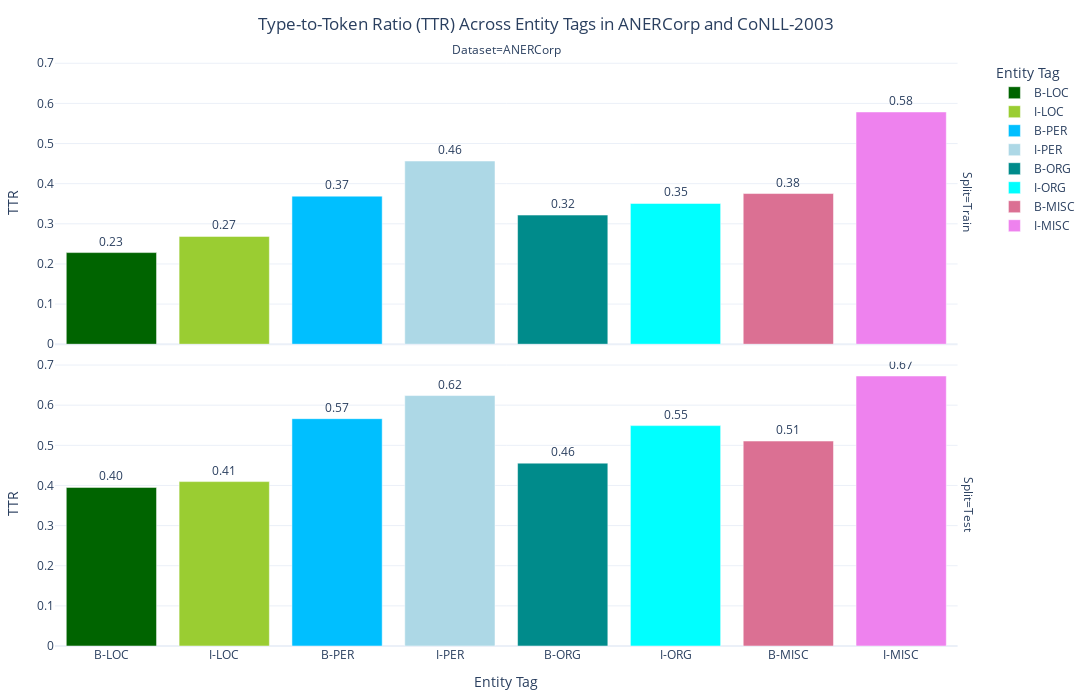

Here is the notebook cell this chart was saved with:
### Markdown cell above
# Lexical Diversity

### Code cell
# Initialize the TTR visualizer
ttr_visualizer = EntityTagTTRVisualizer(anercorp)

# Preprocess the data
ttr_visualizer.preprocess_data()

# # Plot TTR bar chart for Train split
# ttr_visualizer.plot_bar_chart('Train')

# # Plot TTR bar chart for Test split
# ttr_visualizer.plot_bar_chart('Test')

# Plot faceted bar chart (Train/Test together)
ttr_visualizer.plot_faceted_bar_chart()

### Figure 1 — Plotly figure (JSON) as saved in the notebook; plotly's stock layout.template omitted (floating-point values rounded to 4 significant figures)
{"data": [{"alignmentgroup": "True", "hovertemplate": "Entity Tag=%{x}<br>Split=Train<br>Dataset=ANERCorp<br>TTR=%{text}<extra></extra>", "legendgroup": "B-LOC", "marker": {"color": "darkgreen", "pattern": {"shape": ""}}, "name": "B-LOC", "offsetgroup": "B-LOC", "orientation": "v", "showlegend": true, "text": [0.2283], "textposition": "outside", "texttemplate": "%{text:.2f}", "type": "bar", "x": ["B-LOC"], "xaxis": "x2", "y": [0.2283], "yaxis": "y2"}, {"alignmentgroup": "True", "hovertemplate": "Entity Tag=%{x}<br>Split=Test<br>Dataset=ANERCorp<br>TTR=%{text}<extra></extra>", "legendgroup": "B-LOC", "marker": {"color": "darkgreen", "pattern": {"shape": ""}}, "name": "B-LOC", "offsetgroup": "B-LOC", "orientation": "v", "showlegend": false, "text": [0.3952], "textposition": "outside", "texttemplate": "%{text:.2f}", "type": "bar", "x": ["B-LOC"], "xaxis": "x", "y": [0.3952], "yaxis": "y"}, {"alignmentgroup": "True", "hovertemplate": "Entity Tag=%{x}<br>Split=Train<br>Dataset=ANERCorp<br>TTR=%{text}<extra></extra>", "legendgroup": "I-LOC", "marker": {"color": "yellowgreen", "pattern": {"shape": ""}}, "name": "I-LOC", "offsetgroup": "I-LOC", "orientation": "v", "showlegend": true, "text": [0.2686], "textposition": "outside", "texttemplate": "%{text:.2f}", "type": "bar", "x": ["I-LOC"], "xaxis": "x2", "y": [0.2686], "yaxis": "y2"}, {"alignmentgroup": "True", "hovertemplate": "Entity Tag=%{x}<br>Split=Test<br>Dataset=ANERCorp<br>TTR=%{text}<extra></extra>", "legendgroup": "I-LOC", "marker": {"color": "yellowgreen", "pattern": {"shape": ""}}, "name": "I-LOC", "offsetgroup": "I-LOC", "orientation": "v", "showlegend": false, "text": [0.4096], "textposition": "outside", "texttemplate": "%{text:.2f}", "type": "bar", "x": ["I-LOC"], "xaxis": "x", "y": [0.4096], "yaxis": "y"}, {"alignmentgroup": "True", "hovertemplate": "Entity Tag=%{x}<br>Split=Train<br>Dataset=ANERCorp<br>TTR=%{text}<extra></extra>", "legendgroup": "B-PER", "marker": {"color": "deepskyblue", "pattern": {"shape": ""}}, "name": "B-PER", "offsetgroup": "B-PER", "orientation": "v", "showlegend": true, "text": [0.3689], "textposition": "outside", "texttemplate": "%{text:.2f}", "type": "bar", "x": ["B-PER"], "xaxis": "x2", "y": [0.3689], "yaxis": "y2"}, {"alignmentgroup": "True", "hovertemplate": "Entity Tag=%{x}<br>Split=Test<br>Dataset=ANERCorp<br>TTR=%{text}<extra></extra>", "legendgroup": "B-PER", "marker": {"color": "deepskyblue", "pattern": {"shape": ""}}, "name": "B-PER", "offsetgroup": "B-PER", "orientation": "v", "showlegend": false, "text": [0.5664], "textposition": "outside", "texttemplate": "%{text:.2f}", "type": "bar", "x": ["B-PER"], "xaxis": "x", "y": [0.5664], "yaxis": "y"}, {"alignmentgroup": "True", "hovertemplate": "Entity Tag=%{x}<br>Split=Train<br>Dataset=ANERCorp<br>TTR=%{text}<extra></extra>", "legendgroup": "I-PER", "marker": {"color": "lightblue", "pattern": {"shape": ""}}, "name": "I-PER", "offsetgroup": "I-PER", "orientation": "v", "showlegend": true, "text": [0.4564], "textposition": "outside", "texttemplate": "%{text:.2f}", "type": "bar", "x": ["I-PER"], "xaxis": "x2", "y": [0.4564], "yaxis": "y2"}, {"alignmentgroup": "True", "hovertemplate": "Entity Tag=%{x}<br>Split=Test<br>Dataset=ANERCorp<br>TTR=%{text}<extra></extra>", "legendgroup": "I-PER", "marker": {"color": "lightblue", "pattern": {"shape": ""}}, "name": "I-PER", "offsetgroup": "I-PER", "orientation": "v", "showlegend": false, "text": [0.624], "textposition": "outside", "texttemplate": "%{text:.2f}", "type": "bar", "x": ["I-PER"], "xaxis": "x", "y": [0.624], "yaxis": "y"}, {"alignmentgroup": "True", "hovertemplate": "Entity Tag=%{x}<br>Split=Train<br>Dataset=ANERCorp<br>TTR=%{text}<extra></extra>", "legendgroup": "B-ORG", "marker": {"color": "darkcyan", "pattern": {"shape": ""}}, "name": "B-ORG", "offsetgroup": "B-ORG", "orientation": "v", "showlegend": true, "text": [0.3217], "textposition": "outside", "texttemplate": "%{text:.2f}", "type": "bar", "x": ["B-ORG"], "xaxis": "x2", "y": [0.3217], "yaxis": "y2"}, {"alignmentgroup": "True", "hovertemplate": "Entity Tag=%{x}<br>Split=Test<br>Dataset=ANERCorp<br>TTR=%{text}<extra></extra>", "legendgroup": "B-ORG", "marker": {"color": "darkcyan", "pattern": {"shape": ""}}, "name": "B-ORG", "offsetgroup": "B-ORG", "orientation": "v", "showlegend": false, "text": [0.4556], "textposition": "outside", "texttemplate": "%{text:.2f}", "type": "bar", "x": ["B-ORG"], "xaxis": "x", "y": [0.4556], "yaxis": "y"}, {"alignmentgroup": "True", "hovertemplate": "Entity Tag=%{x}<br>Split=Train<br>Dataset=ANERCorp<br>TTR=%{text}<extra></extra>", "legendgroup": "I-ORG", "marker": {"color": "cyan", "pattern": {"shape": ""}}, "name": "I-ORG", "offsetgroup": "I-ORG", "orientation": "v", "showlegend": true, "text": [0.3507], "textposition": "outside", "texttemplate": "%{text:.2f}", "type": "bar", "x": ["I-ORG"], "xaxis": "x2", "y": [0.3507], "yaxis": "y2"}, {"alignmentgroup": "True", "hovertemplate": "Entity Tag=%{x}<br>Split=Test<br>Dataset=ANERCorp<br>TTR=%{text}<extra></extra>", "legendgroup": "I-ORG", "marker": {"color": "cyan", "pattern": {"shape": ""}}, "name": "I-ORG", "offsetgroup": "I-ORG", "orientation": "v", "showlegend": false, "text": [0.5491], "textposition": "outside", "texttemplate": "%{text:.2f}", "type": "bar", "x": ["I-ORG"], "xaxis": "x", "y": [0.5491], "yaxis": "y"}, {"alignmentgroup": "True", "hovertemplate": "Entity Tag=%{x}<br>Split=Train<br>Dataset=ANERCorp<br>TTR=%{text}<extra></extra>", "legendgroup": "B-MISC", "marker": {"color": "palevioletred", "pattern": {"shape": ""}}, "name": "B-MISC", "offsetgroup": "B-MISC", "orientation": "v", "showlegend": true, "text": [0.3754], "textposition": "outside", "texttemplate": "%{text:.2f}", "type": "bar", "x": ["B-MISC"], "xaxis": "x2", "y": [0.3754], "yaxis": "y2"}, {"alignmentgroup": "True", "hovertemplate": "Entity Tag=%{x}<br>Split=Test<br>Dataset=ANERCorp<br>TTR=%{text}<extra></extra>", "legendgroup": "B-MISC", "marker": {"color": "palevioletred", "pattern": {"shape": ""}}, "name": "B-MISC", "offsetgroup": "B-MISC", "orientation": "v", "showlegend": false, "text": [0.5106], "textposition": "outside", "texttemplate": "%{text:.2f}", "type": "bar", "x": ["B-MISC"], "xaxis": "x", "y": [0.5106], "yaxis": "y"}, {"alignmentgroup": "True", "hovertemplate": "Entity Tag=%{x}<br>Split=Train<br>Dataset=ANERCorp<br>TTR=%{text}<extra></extra>", "legendgroup": "I-MISC", "marker": {"color": "violet", "pattern": {"shape": ""}}, "name": "I-MISC", "offsetgroup": "I-MISC", "orientation": "v", "showlegend": true, "text": [0.5787], "textposition": "outside", "texttemplate": "%{text:.2f}", "type": "bar", "x": ["I-MISC"], "xaxis": "x2", "y": [0.5787], "yaxis": "y2"}, {"alignmentgroup": "True", "hovertemplate": "Entity Tag=%{x}<br>Split=Test<br>Dataset=ANERCorp<br>TTR=%{text}<extra></extra>", "legendgroup": "I-MISC", "marker": {"color": "violet", "pattern": {"shape": ""}}, "name": "I-MISC", "offsetgroup": "I-MISC", "orientation": "v", "showlegend": false, "text": [0.6727], "textposition": "outside", "texttemplate": "%{text:.2f}", "type": "bar", "x": ["I-MISC"], "xaxis": "x", "y": [0.6727], "yaxis": "y"}], "layout": {"annotations": [{"font": {}, "showarrow": false, "text": "Dataset=ANERCorp", "x": 0.49, "xanchor": "center", "xref": "paper", "y": 1, "yanchor": "bottom", "yref": "paper"}, {"font": {}, "showarrow": false, "text": "Split=Test", "textangle": 90, "x": 0.98, "xanchor": "left", "xref": "paper", "y": 0.2425, "yanchor": "middle", "yref": "paper"}, {"font": {}, "showarrow": false, "text": "Split=Train", "textangle": 90, "x": 0.98, "xanchor": "left", "xref": "paper", "y": 0.7575, "yanchor": "middle", "yref": "paper"}], "barmode": "relative", "height": 700, "legend": {"title": {"text": "Entity Tag"}, "tracegroupgap": 0}, "margin": {"b": 20, "l": 20, "r": 20, "t": 60}, "title": {"text": "Type-to-Token Ratio (TTR) Across Entity Tags in ANERCorp and CoNLL-2003", "x": 0.5}, "width": 1200, "xaxis": {"anchor": "y", "categoryarray": ["B-LOC", "I-LOC", "B-PER", "I-PER", "B-ORG", "I-ORG", "B-MISC", "I-MISC"], "categoryorder": "array", "domain": [0, 0.98], "title": {"text": "Entity Tag"}}, "xaxis2": {"anchor": "y2", "domain": [0, 0.98], "matches": "x", "showticklabels": false}, "yaxis": {"anchor": "x", "domain": [0, 0.485], "title": {"text": "TTR"}}, "yaxis2": {"anchor": "x2", "domain": [0.515, 1], "matches": "y", "title": {"text": "TTR"}}}}
